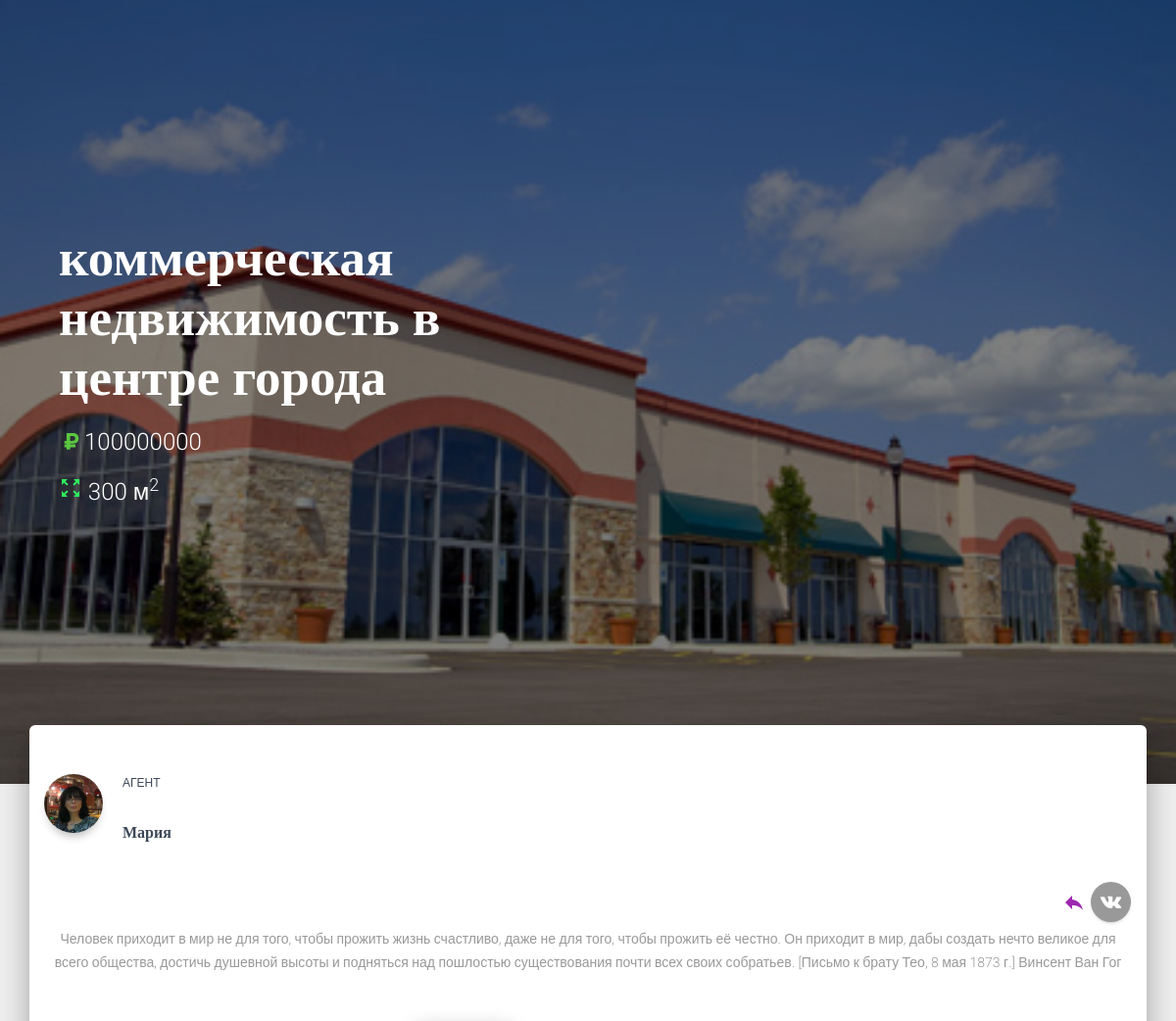
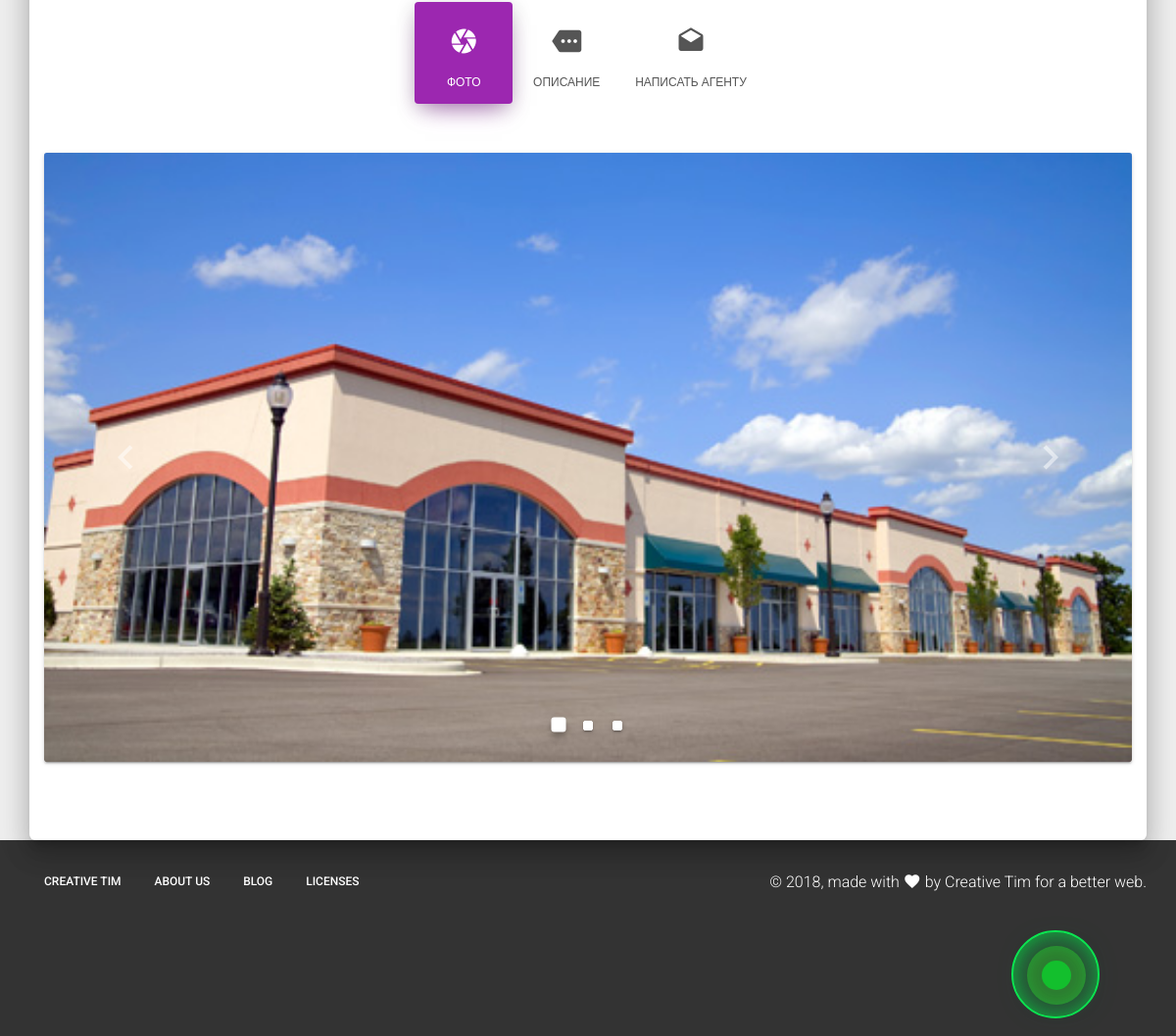
Page /kommercheskaya-nedvizhimost/kommercheskaya-nedvizhimost-v-centre-goroda/ on the committed database (2 pictures, top to bottom).
### agency_app/models.py (models this page shows, shortened)
class Property(models.Model):
    id_prop  = models.CharField(max_length=150, verbose_name=u'id объекта', default=prop_id_generate, blank=True, null=True)
    category = models.ForeignKey(Category, verbose_name=u'категоря')
    stok     = models.ForeignKey('PartnerStok', verbose_name=u'акция', on_delete=models.PROTECT, blank=True, null=True)
    agent    = models.ForeignKey('Agent', verbose_name=u'агент', on_delete=models.PROTECT)
    appointment = models.ForeignKey('Appointement', verbose_name=u'назначение', on_delete=models.PROTECT)
    city     = models.ForeignKey('City', verbose_name=u'город', on_delete=models.PROTECT)
    street   = models.CharField(max_length=150, verbose_name=u'улица', blank=True)
    hnum     = models.CharField(max_length=350, verbose_name=u'номер дома', blank=True)
    romm     = models.CharField(max_length=200, verbose_name=u'кол-во комнат', blank=True)
    title    = models.CharField(max_length=600, verbose_name=u'заголовок')
    slug     = models.SlugField()
    desc     = models.TextField(verbose_name=u'описание')
    image    = models.ImageField(upload_to=generate_filename, verbose_name=u'заглавное изображенe', blank=True, null=True)
    date     = models.DateTimeField(blank=True, null=True, verbose_name=u'дата публикации')
    status   = models.BooleanField(verbose_name=u'рекламировать')
    area     = models.PositiveIntegerField(default=0, verbose_name=u'метраж')
    areafield = models.PositiveIntegerField(default=0, verbose_name=u'площадь')
    flor     = models.PositiveIntegerField(default=1, verbose_name=u'этажи')
    price    = models.PositiveIntegerField(default=0, verbose_name=u'стоимость')
    saler    = models.CharField(max_length=150, verbose_name=u'продавец', blank=True)
    salerphone = models.CharField(max_length=150, verbose_name=u'телефон продавца', blank=True)
    def get_absolute_url(self):
        return reverse('object-detail', kwargs={'category': self.category.slug, 'slug': self.slug})
    class Meta:
        verbose_name = 'объект'
        verbose_name_plural = 'объекты'

class Agent(models.Model):
    first_name = models.CharField(max_length=50, verbose_name=u'имя')
    last_name  = models.CharField(max_length=50, verbose_name=u'фамилия')
    phone      = models.CharField(max_length=22, verbose_name=u'телефон')
    email      = models.CharField(max_length=50)
    avatar     = models.ImageField(blank=True, null=True)
    class Meta:
        verbose_name = 'агента'
        verbose_name_plural = 'агенты'

### agency_app/views.py (the view)
# urls.py: url(r'^(?P<category>[-\w]+)/(?P<slug>[-\w]+)/$', ObjectDetailView.as_view(
class ObjectDetailView(ContactFormMixin, GeoCoorMixin, FormView, DetailView):
	model = Property
	template_name = 'object_detail.html'
	def get_context_data(self, *args, **kwargs):
		context = super(ObjectDetailView, self).get_context_data(*args, **kwargs)
		context['categories'] = Category.objects.all()
		context['article'] = self.get_object()
		art_id = self.get_object().pk
		img = Images.objects.all()
		context['imges'] = img.filter(album_id=art_id)
		context['geoposition'] = GeoCoorMixin.geoloc(
								self.get_object().city,
								self.get_object().street,
								self.get_object().hnum
							)
		return context

### agency_app/mixins.py (called while the page is built)
    def geoloc(city, adress, hnum):
        geolocator = Yandex()
        w = str(city), str(adress), str(hnum)
        adress = ' '.join(w)
        location = geolocator.geocode(adress)
        return list([location.latitude, location.longitude])

### agency_app/models.py (called while the page is built)
    def __str__(self):
        return self.name

### agency_app/templates/object_detail.html (shortened to what this page needs)
{% extends 'index.html' %}
{% load static %}
{% block content %}
<div class="page-header header-filter" data-parallax="true" style="background-image: url('{{  article.image.url  }}');">
    <div class="container">
      <div class="row">
        <div class="col-md-6">
          <h1 class="title">{{ article.title }}</h1>
          <h1 style="font-size: 1.5em" class="price"><img src="{% static 'images/ruble.svg' %}">{{ article.price }}</h1>
          <h1 style="font-size: 1.5em" class="price"><i style=" color: #2DED5D" class="material-icons">zoom_out_map</i> {{ article.area }} м<sup>2</sup></h1>
        </div>
      </div>
    </div>
</div>
  <div class="main main-raised">
    <div class="profile-content">
      <div class="container">
        <div class="row">
          <div style="width: 100%">
            <div class="profile">
              <div class="avatar">
                <img src="{{ article.agent.avatar.url }}" alt="Circle Image" class="img-raised rounded-circle">
              </div>
              <div class="name">
                <h6 style="padding-left: 80px">агент</h6>
                <h3 style="font-size: 1em; padding-left: 80px"class="title">{{ article.agent.first_name }}</h3>
                <a class="float-right"
                     href="https://vk.com/share.php?u=http://127.0.0.1:8000{{ article.get_absolute_url }}"
                     title="поделиться ВКонтакте">
                     <i class="material-icons">reply</i>
                    <button class="btn btn-just-icon btn-round btn-vk">
                      <i class="fa fa-vk"></i>
                    </button>
                  </a>
              </div>
            </div>
          </div>
        </div>
        <div class="description text-center">
          <p>{{ article.desc }}</p>
        </div>
        <div class="row">
          <div class="line-width">
            <div class="profile-tabs">
              <ul class="nav nav-pills nav-pills-icons justify-content-center" role="tablist">
                <li class="nav-item">
                  <a class="nav-link active" href="#studio" role="tab" data-toggle="tab">
                    <i class="material-icons">camera</i> фото
                  </a>
                </li>
                <li class="nav-item">
                  <a class="nav-link" href="#info" role="tab" data-toggle="tab">
                    <i class="material-icons">more</i> описание
                  </a>
                </li>
                <li class="nav-item">
                  <a class="nav-link" href="#favorite" role="tab" data-toggle="tab">
                    <i class="material-icons">drafts</i> написать агенту
                  </a>
                </li>
              </ul>
            </div>
          </div>
        </div>
        <div class="tab-content tab-space">
          <div class="tab-pane active text-center gallery" id="studio">
            <div class="card card-raised card-carousel">
              <div id="carouselExampleIndicators" class="carousel slide" data-ride="carousel">
                <ol class="carousel-indicators">
                  <li data-target="#carouselExampleIndicators" data-slide-to="0" class="active"></li>
                  <li data-target="#carouselExampleIndicators" data-slide-to="1"></li>
                  <li data-target="#carouselExampleIndicators" data-slide-to="2"></li>
                </ol>
                <div class="carousel-inner">
                        <div class="carousel-item active">
                          <img class="d-block w-100" src="{{  article.image.url  }}">
                          <div class="carousel-caption d-none d-md-block"></div>
                        </div>
                </div>
                <a class="carousel-control-prev" href="#carouselExampleIndicators" role="button" data-slide="prev">
                  <i class="material-icons">keyboard_arrow_left</i>
                </a>
                <a class="carousel-control-next" href="#carouselExampleIndicators" role="button" data-slide="next">
                  <i class="material-icons">keyboard_arrow_right</i>
                </a>
              </div>
            </div>
          </div>
        </div>
      </div>
    </div>
  </div>
  <a href="tel:{{ article.agent.phone }}" mypage="" class="call-now" rel="nofollow">
    <div class="mypage-alo-phone">
        <div class="animated infinite tada mypage-alo-ph-img-circle"></div>
      </div>
    </a>
{% endblock content %}

### static_in_dev/css/pattern.css (style rules this page uses)
.title { margin-top: 30px; min-height: 32px; }
.animated { transform: translate3D(0px, 0px, 0px) !important; -webkit-transform: translate3D(0px, 0px, 0px) !important; opacity: 1 !important; }
.animated { animation-duration: 1s; animation-fill-mode: both; }
.animated.infinite { animation-iteration-count: infinite; }
.line-width { position: center; width: 100% }
@media screen and (min-width: 1200px) { .cd-flter-block ol, ul, dl { margin-top: 0; margin-bottom: 0; } }

### agency_app/templates/object_detail.html (style rules this page uses)
.cd-main-content .mypage-alo-phone { float: right; position: fixed; left: 85%; bottom: 10px; visibility: visible; background-color: transparent; width: 110px; height: 110px; cursor: pointer; z-index: 200000 !important; }
.cd-main-content .mypage-alo-ph-img-circle { width: 30px; height: 30px; top: 43px; left: 43px; position: absolute; background: rgba(25, 255, 60, 0.1) url(http://lamdohoa.com/dienthoai.png) no-repeat center center; -webkit-border-radius: 100%; -moz-border-radius: 100%; border-radius: 100%; border: 1px solid transparent; opacity: .9; -webkit-transition: all 0.5s ease-in-out; -moz-transition: all 0.5s ease-in-out; -ms-transition: all 0.5s ease-in-out; -o-transition: all 0.5s ease-in-out; transition: all 0.5s ease-in-out; -webkit-transform-origin: 50% 50%; -moz-transform-origin: 50% 50%; -ms-transform-origin: 50% 50%; -o-transform-origin: 50% 50%; transform-origin: 50% 50%; background-color: #13BF2D; background-size: 70%; -webkit-box-shadow: 1px 1px 38px -7px rgba(31,92,58,1); -moz-box-shadow: 1px 1px 38px -7px rgba(31,92,58,1); box-shadow: 1px 1px 38px -7px rgba(31,92,58,1); }

### rows in the picture
Property: image (picture), title "коммерческая недвижимость в центре города", price "100000000", area "300", agent.avatar (picture), agent.first_name "Мария", desc "Человек приходит в мир не для того, чтобы прожить жизнь счастливо, даже не для того, чтобы прожить её честно. Он приходит в мир, дабы создать нечто великое для всего общества, достичь душевной высоты и подняться над пошлостью существования почти всех своих собратьев. [Письмо к брату Тео, 8 мая 1873 г.] Винсент Ван Гог"
